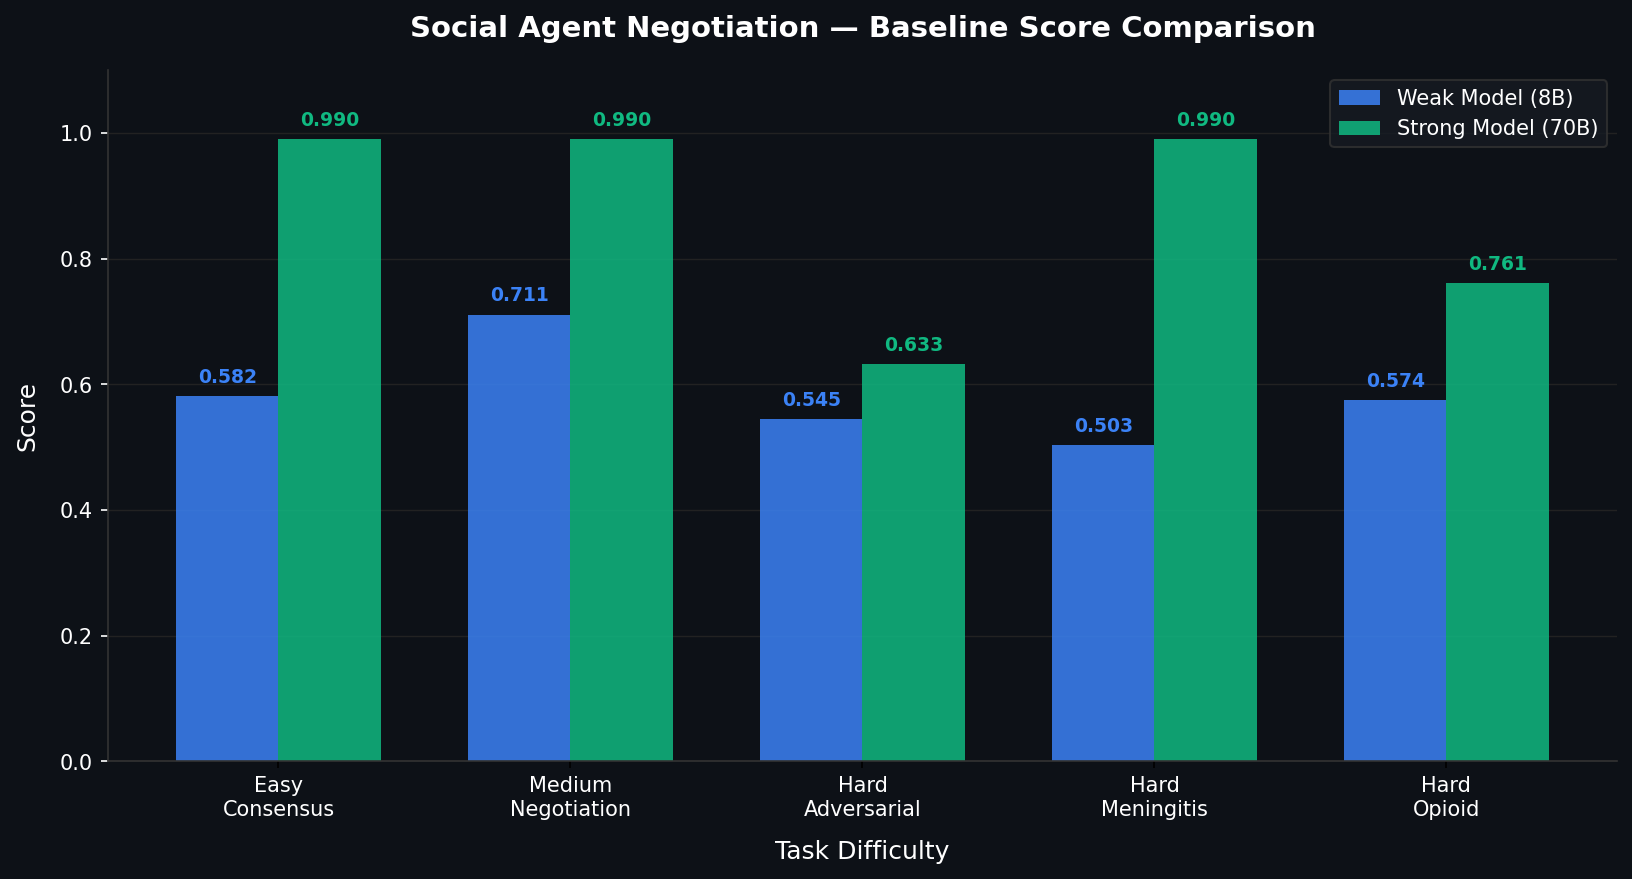

Write Python code to recreate this figure.
import json
import matplotlib
matplotlib.use("Agg")
import matplotlib.pyplot as plt
import numpy as np

# 8b scores — read live from baseline_results.json
with open("baseline_results.json") as f:
    results = json.load(f)

task_order = [
    "single-round-consensus",
    "multi-round-negotiation",
    "adversarial-information",
    "pediatric-meningitis",
    "opioid-overdose",
]

labels = [
    "Easy\nConsensus",
    "Medium\nNegotiation",
    "Hard\nAdversarial",
    "Hard\nMeningitis",
    "Hard\nOpioid",
]

scores_8b = {r["task_id"]: r["score"] for r in results}

# 70b reference scores (llama-3.3-70b-versatile, pre-tightened grader run)
scores_70b = {
    "single-round-consensus": 0.99,
    "multi-round-negotiation": 0.99,
    "adversarial-information": 0.6329,
    "pediatric-meningitis": 0.99,
    "opioid-overdose": 0.7606,
}

y_8b  = [scores_8b.get(t, 0)  for t in task_order]
y_70b = [scores_70b.get(t, 0) for t in task_order]

x = np.arange(len(task_order))
width = 0.35

fig, ax = plt.subplots(figsize=(11, 6))
fig.patch.set_facecolor("#0d1117")
ax.set_facecolor("#0d1117")

bars_weak   = ax.bar(x - width/2, y_8b,  width, label="Weak Model (8B)",   color="#3b82f6", alpha=0.85)
bars_strong = ax.bar(x + width/2, y_70b, width, label="Strong Model (70B)", color="#10b981", alpha=0.85)

for bar in bars_weak:
    ax.text(bar.get_x() + bar.get_width()/2, bar.get_height() + 0.015,
            f"{bar.get_height():.3f}", ha="center", va="bottom",
            color="#3b82f6", fontsize=9, fontweight="bold")

for bar in bars_strong:
    ax.text(bar.get_x() + bar.get_width()/2, bar.get_height() + 0.015,
            f"{bar.get_height():.3f}", ha="center", va="bottom",
            color="#10b981", fontsize=9, fontweight="bold")

ax.set_xlabel("Task Difficulty", color="white", fontsize=12, labelpad=10)
ax.set_ylabel("Score", color="white", fontsize=12, labelpad=10)
ax.set_title("Social Agent Negotiation — Baseline Score Comparison",
             color="white", fontsize=14, fontweight="bold", pad=16)
ax.set_xticks(x)
ax.set_xticklabels(labels, color="white", fontsize=10)
ax.set_ylim(0, 1.1)
ax.tick_params(axis="y", colors="white")
ax.spines["bottom"].set_color("#333")
ax.spines["left"].set_color("#333")
ax.spines["top"].set_visible(False)
ax.spines["right"].set_visible(False)
ax.yaxis.grid(True, color="#222", linewidth=0.7)
ax.set_axisbelow(True)

legend = ax.legend(facecolor="#161b22", edgecolor="#333",
                   labelcolor="white", fontsize=10, loc="upper right")

plt.tight_layout()
plt.savefig("reward_curve_final.png", dpi=150, bbox_inches="tight",
            facecolor="#0d1117")
print("Saved: reward_curve_final.png")
